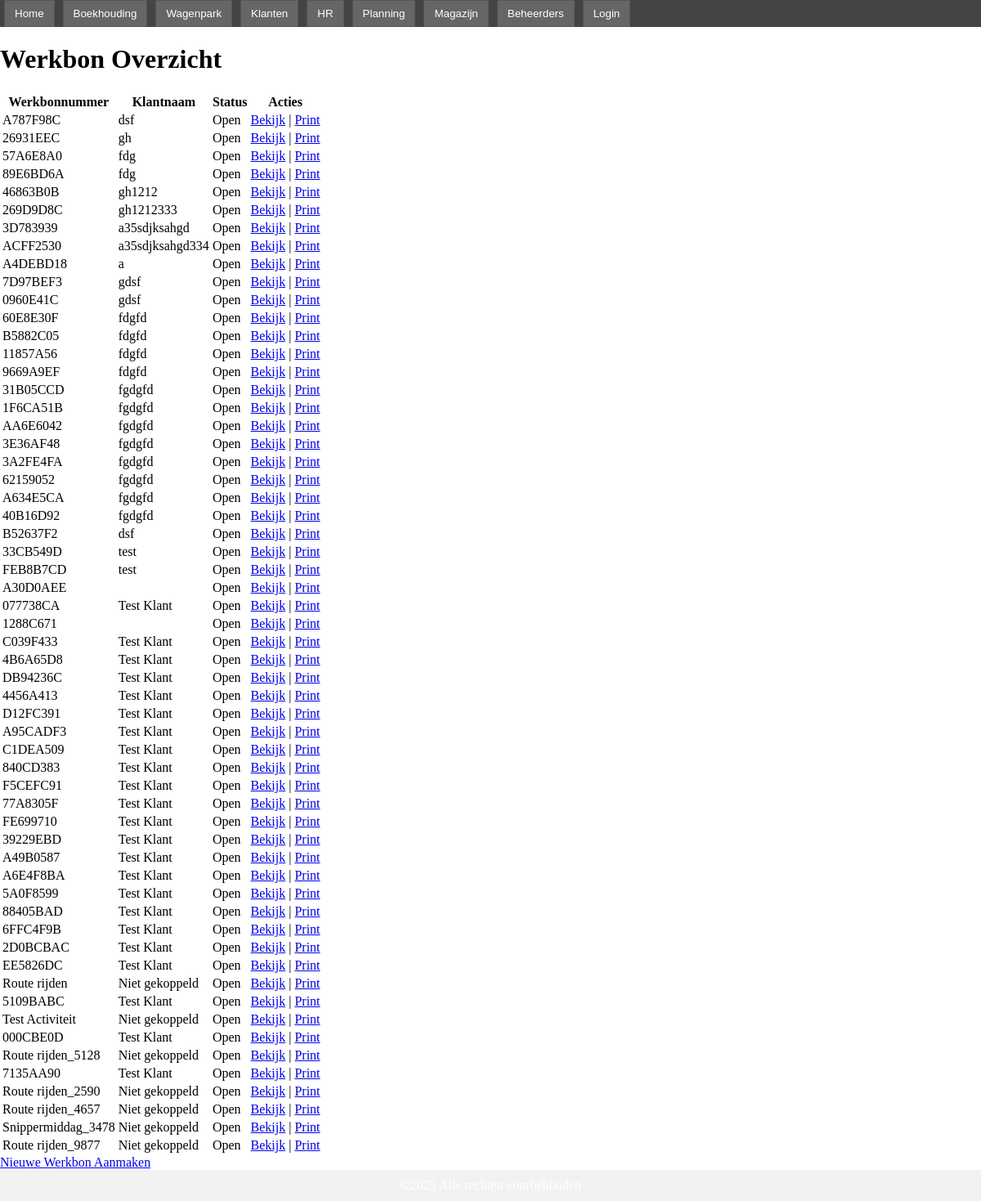
Page /planning/overzicht/ on the earlier database version.
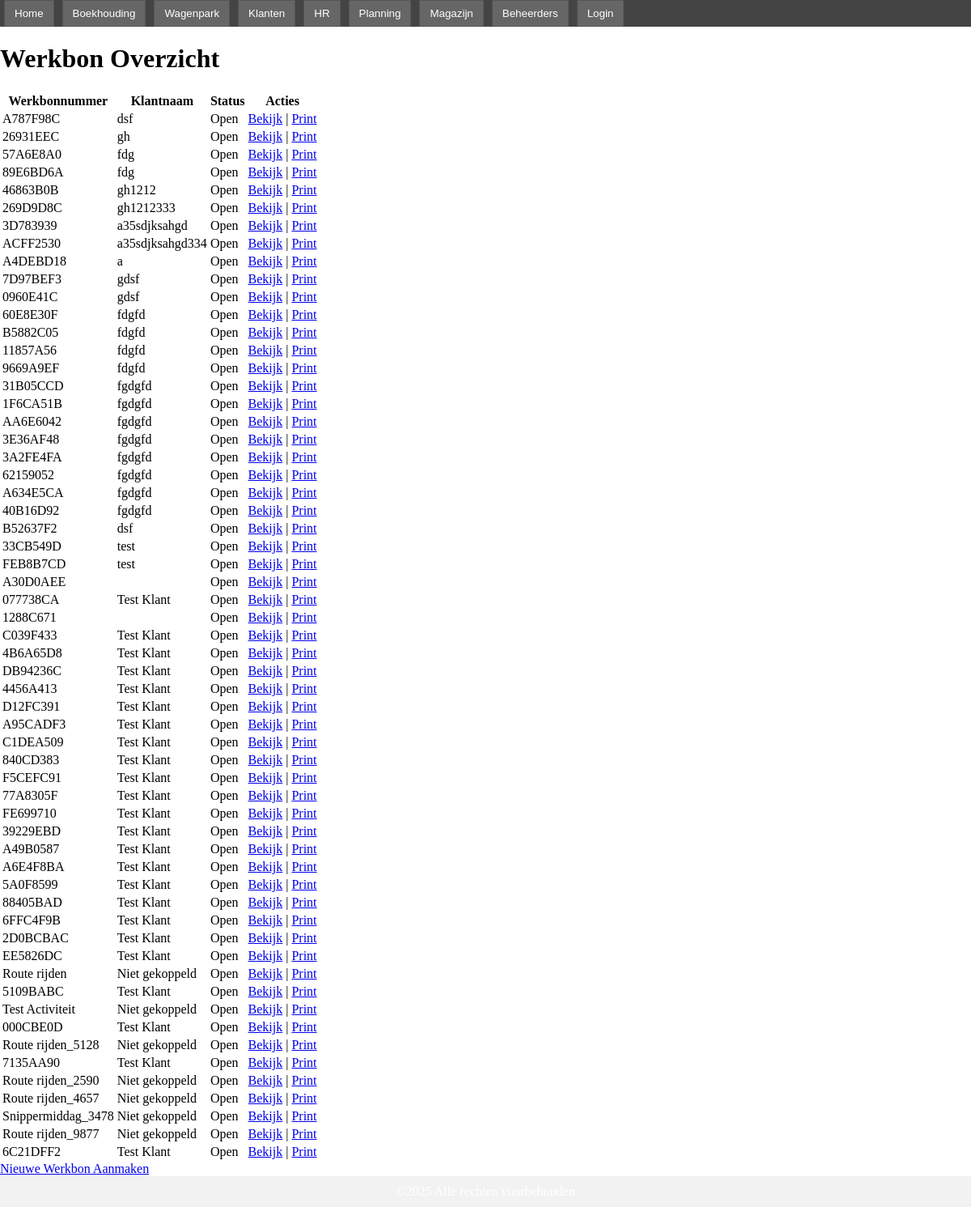
Same page on the later database version.
### apps/planning/models.py (models this page shows, shortened)
class Werkbon(models.Model):
    werkbonnummer = models.CharField("Werkbonnummer", max_length=20, unique=True, blank=True)
    barcode = models.CharField("Barcode", max_length=100, unique=True, blank=True)
    klant = models.ForeignKey(Klant, on_delete=models.SET_NULL, null=True, blank=True, related_name='werkbonnen')
    opdrachtgever = models.ForeignKey(Opdrachtgever, on_delete=models.SET_NULL, null=True, blank=True, related_name='werkbonnen')
    gebitsdatum = models.DateField("Gebitsdatum", null=True, blank=True)
    tandkleur = models.CharField("Tandkleur", max_length=10, choices=TANDKLEUR_CHOICES, blank=True)
    aanmaakdatum = models.DateField("Aanmaakdatum", auto_now_add=True)
    aanvang_werkzaamheden = models.DateTimeField("Aanvang werkzaamheden", null=True, blank=True)
    naaminpersen = models.BooleanField("Naaminpersen?", default=False)
    behandelaar = models.CharField("Behandelaar", max_length=100, choices=BEHANDELAAR_CHOICES, blank=True)
    technicus = models.CharField("Technicus", max_length=100, choices=TECHNICI_CHOICES, blank=True)
    notities = models.TextField("Notities", blank=True)
    nza_code = models.ForeignKey(
        NZACode,
        on_delete=models.SET_NULL,
        null=True,
        blank=True,
        verbose_name="NZA Code"
    )
    facturabel_garantie = models.CharField("Facturabel of Garantie", max_length=20, choices=FACTURABEL_GARANTIE_CHOICES, blank=True)
    verkoopwaarde = models.DecimalField(max_digits=10, decimal_places=2, default=0)
    inkoopwaarde = models.DecimalField(max_digits=10, decimal_places=2, default=0)
    marketing_optie = models.ForeignKey(MarketingCampagne, on_delete=models.SET_NULL, null=True, blank=True)
    STATUS_CHOICES = [
        ('open', 'Open'),
        ('in_behandeling', 'In behandeling'),
        ('gesloten', 'Gesloten'),
    ]
    status = models.CharField("Status", max_length=20, choices=STATUS_CHOICES, default='open')

class Klant(models.Model):
    naam = models.CharField("Naam", max_length=100)
    adres = models.CharField("Adres", max_length=200, blank=True)
    woonplaats = models.CharField("Woonplaats", max_length=100, blank=True)
    geboortedatum = models.DateField("Geboortedatum", null=True, blank=True)
    telefoon = models.CharField("Telefoonnummer", max_length=20, blank=True)
    email = models.EmailField("Email", blank=True)
    verzekeringsnummer = models.CharField("Verzekeringsnummer", max_length=50, blank=True)
    mantelzorger = models.BooleanField("Heeft mantelzorger?", default=False)
    mantelzorger_naam = models.CharField("Mantelzorger Naam", max_length=100, blank=True)
    mantelzorger_telefoon = models.CharField("Mantelzorger Telefoon", max_length=20, blank=True)
    mantelzorger_geboortedatum = models.DateField("Mantelzorger Geboortedatum", null=True, blank=True)
    onder_bewind = models.BooleanField("Onder bewind?", default=False)
    HERKOMST_CHOICES = [
        ('google', 'Google'),
        ('facebook', 'Facebook'),
        ('krant', 'Krant'),
        ('radio', 'Radio'),
        ('viavia', 'Viavia'),
        ('folder', 'Folder'),
        ('sponsoring', 'Sponsoring'),
        ('anders', 'Anders'),
    ]
    herkomst = models.CharField("Hoe is de klant bij ons gekomen?", max_length=20, choices=HERKOMST_CHOICES, blank=True)

### apps/planning/werkbon_overzicht/views.py (the view)
def werkbon_overzicht(request):
    werkbonnen = Werkbon.objects.all()
    return render(request, 'planning/index.html', {'werkbonnen': werkbonnen})

### templates/planning/index.html (shortened to what this page needs)
{% extends 'base.html' %}
{% block content %}
<h1>Werkbon Overzicht</h1>
<table class="list-view">
    <thead>
        <tr>
            <th>Werkbonnummer</th>
            <th>Klantnaam</th>
            <th>Status</th>
            <th>Acties</th>
        </tr>
    </thead>
    <tbody>
        {% for wb in werkbonnen %}
        <tr>
            <td>{{ wb.werkbonnummer }}</td>
            <td>{% if wb.klant %}{{ wb.klant.naam }}{% else %}Niet gekoppeld{% endif %}</td>
            <td>{{ wb.get_status_display }}</td>
            <td>
                <a href="{% url 'werkbon_detail' wb.pk %}">Bekijk</a> |
                <a href="{% url 'werkbon_print' wb.pk %}" target="_blank">Print</a>
            </td>
        </tr>
        {% empty %}
        <tr>
            <td colspan="4">Geen werkbonnen gevonden.</td>
        </tr>
        {% endfor %}
    </tbody>
</table>
<a href="{% url 'create_werkbon' %}">Nieuwe Werkbon Aanmaken</a>
{% endblock %}

Differences in the rows shown:
added Werkbon: werkbonnummer "6C21DFF2", klant.naam "Test Klant", status "Open"
